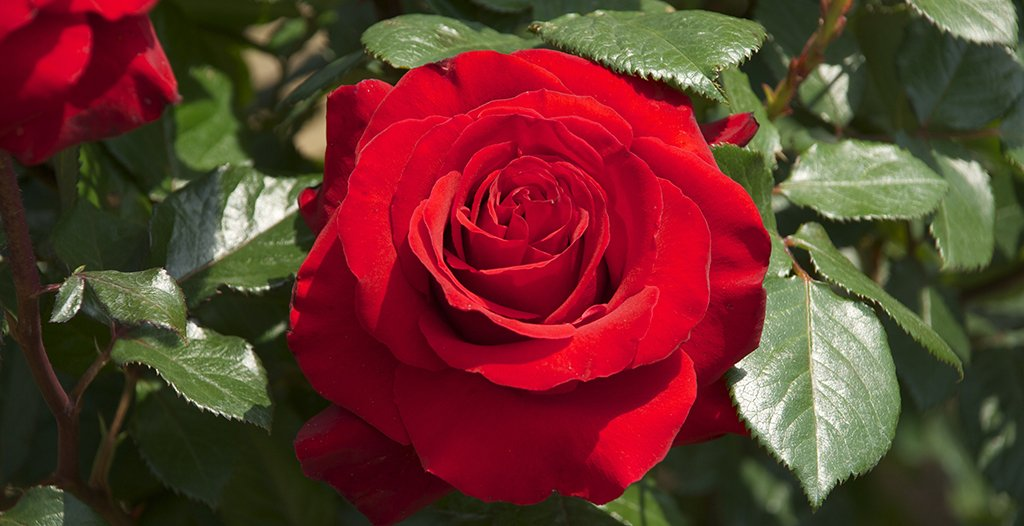
#> input picture dataset test/newflowers/new_flower_image2.jpg, 1024 x 526 px
$ python -i test2_run.py   (imports and definitions only)
#> lines starting #> are read from the running program, lines starting #| are printed output that depends on the picture
import cv2
import numpy as np
import os
import joblib

# --- 関数定義 ---
def extract_hsv_histogram_from_path(image_path, resize_dim=(256, 256)):
    """
    画像ファイルパスからHSVヒストグラムを抽出する。
    """
#> called with image_path = 'newflowers/new_flower_image2.jpg', resize_dim = (256, 256)
    image = cv2.imread(image_path)
#> image is the input picture: shape (526, 1024, 3); mean B, G, R 43.9, 52.7, 102.6
    if image is None:
        print(f"警告: 画像を読み込めませんでした - {image_path}")
        return None

    image_resized = cv2.resize(image, resize_dim)
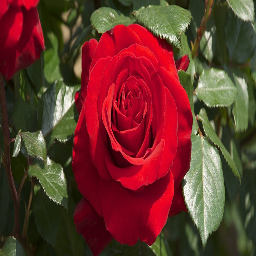
#> image_resized: shape (256, 256, 3); mean B, G, R 43.8, 52.5, 102.4
    hsv_image = cv2.cvtColor(image_resized, cv2.COLOR_BGR2HSV)
#> hsv_image: shape (256, 256, 3); mean H, S, V 90, 164.4, 108.7
    hist = cv2.calcHist([hsv_image], [0, 1], None, [30, 32], [0, 180, 0, 256])
    cv2.normalize(hist, hist, 0, 1, cv2.NORM_MINMAX)
    return hist.flatten()

# --- メイン処理 ---
LABELS = ["daisy", "dandelion", "rose", "sunflower", "tulip"]

# ★保存したモデルファイルのパス
MODEL_FILENAME = 'flower_model.pkl'

# ★判定したい新しい画像のパス
NEW_IMAGE_PATH = "./dataset/newFlow/new_flower_image2.jpg"

# [24 lines not run here, left out]

>>> result = extract_hsv_histogram_from_path('newflowers/new_flower_image2.jpg')
#> result = 960 values, max 1 at index 959, min 0 at index 1, mean 0.00413
